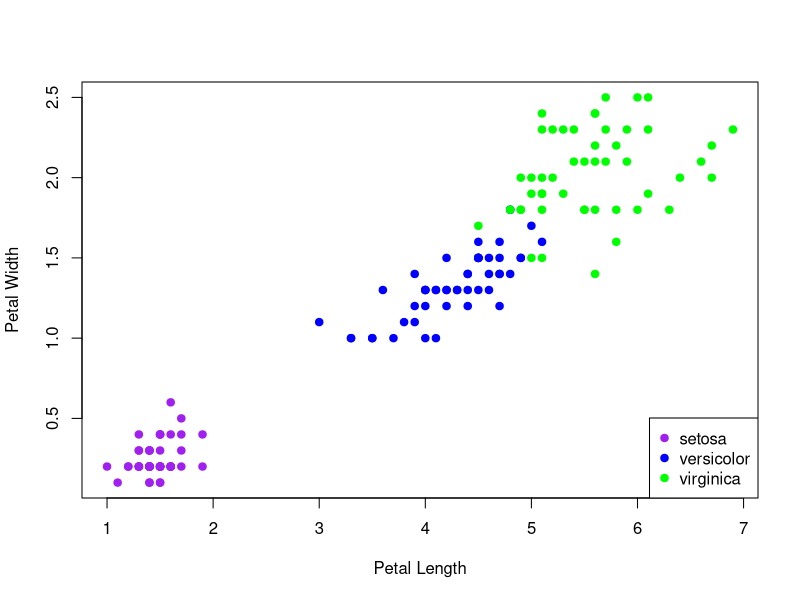

Write the R code that produced this figure.
## ---- chunk 1
oo <- sample(x=1:150, 150, replace=FALSE)
mix <- iris[oo,]

species2 <- mix$Species
color2 <- rep("red", 150)
species2 == "setosa"
color2[species2 == "setosa"] <- "purple"
color2
color2[species2 == "versicolor"] <- "blue"
color2
color2[species2 == "virginica"] <- "green"
color2

plot(mix$Petal.Length, mix$Petal.Width, cex=1, pch=19, col=color2, xlab = "Petal Length", ylab = "Petal Width")
legend('bottomright', legend = levels(iris$Species), col = c("purple", "blue", "green"), cex = 1, pch = 19)
